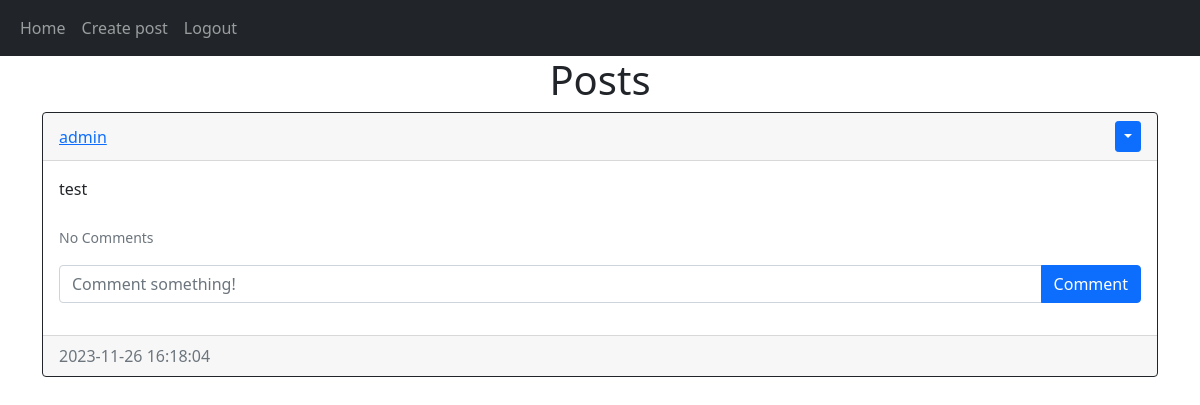
The page /home (signed in) on the database as committed earlier.
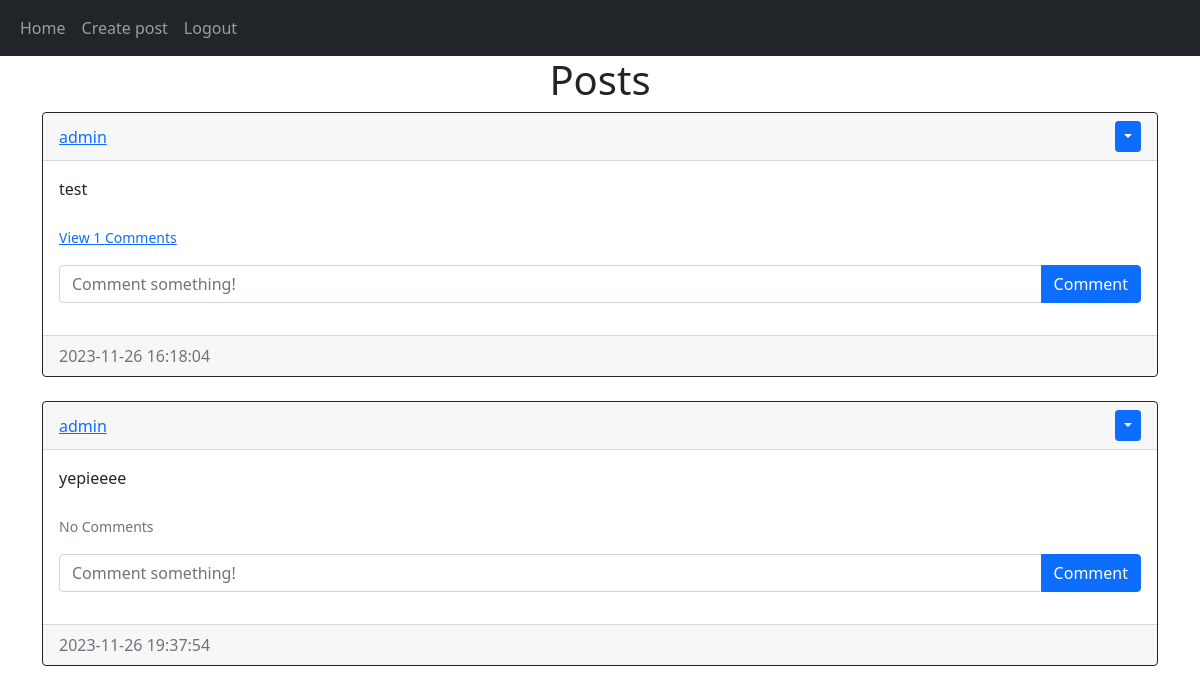
The same page on the database as committed later.
### website/models.py (models this page shows)
class Post(db.Model):
    id = db.Column(db.Integer, primary_key=True)
    text = db.Column(db.Text, nullable=False)
    date_created = db.Column(db.DateTime(timezone=True), default=func.now())
    author = db.Column(db.Integer, db.ForeignKey(
        'user.id', ondelete="CASCADE"), nullable=False)
    comments = db.relationship('Comment', backref='post', passive_deletes=True)

class User(db.Model, UserMixin):
    id = db.Column(db.Integer, primary_key=True)
    email = db.Column(db.String(150), unique=True)
    username = db.Column(db.String(150), unique=True)
    password = db.Column(db.String(150))
    date_created = db.Column(db.DateTime(timezone=True), default=func.now())
    posts = db.relationship('Post', backref='user', passive_deletes=True)
    comments = db.relationship('Comment', backref='user', passive_deletes=True)

### website/views.py (the view)
@views.route("/")
@views.route("/home")
@login_required
def home():
    posts = Post.query.all()
    return render_template("home.html", user=current_user, posts=posts)

### website/__init__.py (called while the page is built)
def create_app():
    app = Flask(__name__)
    app.config['SECRET_KEY'] = "helloworld"
    app.config['SQLALCHEMY_DATABASE_URI'] = f'sqlite:///{DB_NAME}'
    db.init_app(app)
    from .views import views
    from .auth import auth
    app.register_blueprint(views, url_prefix="/")
    app.register_blueprint(auth, url_prefix="/")
    from .models import User, Post, Comment
    create_database(app)
    login_manager = LoginManager()
    login_manager.login_view = "auth.login"
    login_manager.init_app(app)
    @login_manager.user_loader
    def load_user(id):
        return User.query.get(int(id))
    return app

### website/templates/home.html
{% extends "posts_div.html" %} {% block title %}Home{% endblock %}

### website/templates/posts_div.html (shortened to what this page needs)
{% extends "base.html" %}
{% block content %}
<h1 align="center">{% block header %}Posts{% endblock %}</h1>
<div id="posts">
  {% for post in posts %}
  <div class="card border-dark">
    <div class="card-header d-flex justify-content-between align-items-center">
      <a href="/posts/{{post.user.username}}">{{post.user.username}}</a>
      {% if user.id == post.author %}
      <div class="btn-group">
        <button
          type="button"
          class="btn btn-sm btn-primary dropdown-toggle"
          data-bs-toggle="dropdown"
        ></button>
      </div>
      {% endif %}
    </div>
    <div class="card-body">
      <div class="card-text">{{post.text}}</div>
      <br />
      <p class="card-text">
        {% if post.comments|length > 0 %}
        <a data-bs-toggle="collapse" href="#comments-{{post.id}}" role="button">
          <small>View {{post.comments|length}} Comments</small>
        </a>
        {% else %}
        <small class="text-muted">No Comments</small>
        {% endif %}
      </p>
      <form
        class="input-group mb-3"
        method="POST"
        action="/create-comment/{{post.id}}"
      >
        <input
          type="text"
          id="text"
          name="text"
          class="form-control"
          placeholder="Comment something!"
        />
        <button type="submit" class="btn btn-primary">Comment</button>
      </form>
    </div>
    <div class="card-footer text-muted">{{post.date_created}}</div>
  </div>
  <br/ > {% endfor %}
</div>
 {% endblock %}

Rows that differ between the two databases and show on the page:
shown differently, row unchanged: Post "test": comments|length (not shown) → "1"; text "No Comments" → "View Comments"
added Post: user.username "admin", text "yepieeee", shows "No Comments", date_created "2023-11-26 19:37:54"
